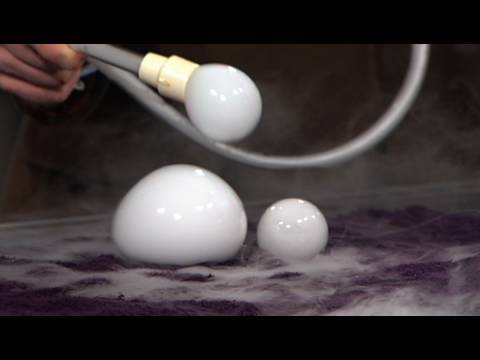
#> input picture test-images/still2.jpg, 480 x 360 px
$ python Trial1.py
#> lines starting #> are read from the running program, lines starting #| are printed output that depends on the picture
# Hack. :)
import site; site.addsitedir("/usr/local/lib/python2.7/site-packages")

# Standard imports
import cv2;
import numpy as np;

# In case you need to check your python version
# print cv2.__version__;

# Read image
im = cv2.imread("test-images/still2.jpg", cv2.IMREAD_GRAYSCALE)
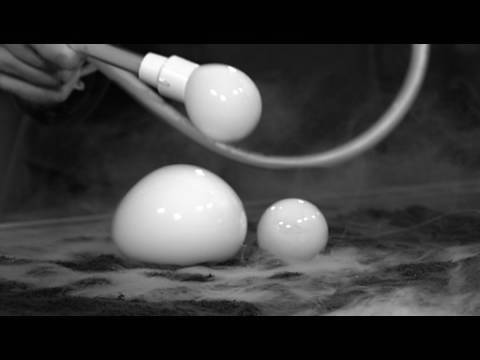
#> im: shape (360, 480); min 0, max 255, mean 60.1
im = cv2.bitwise_not(im)
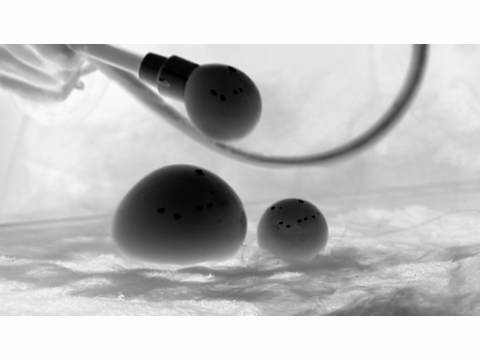
#> im: shape (360, 480); min 0, max 255, mean 194.9

# Setup SimpleBlobDetector parameters.
params = cv2.SimpleBlobDetector_Params()

params.maxThreshold = 200
params.minThreshold = 0

params.filterByArea = True
params.minArea = 150

params.filterByInertia = False
# params.minInertiaRatio = 0.5
#
params.filterByColor = False
params.minRepeatability = 0
params.filterByCircularity = False
# params.minCircularity = 0.85

# Set up the detector
detector = cv2.SimpleBlobDetector_create(params)

# Detect blobs.
#> (the run stopped early here; a loop or call above may not have finished)

$ run again, with test-images/still1.jpg copied over test-images/still2.jpg
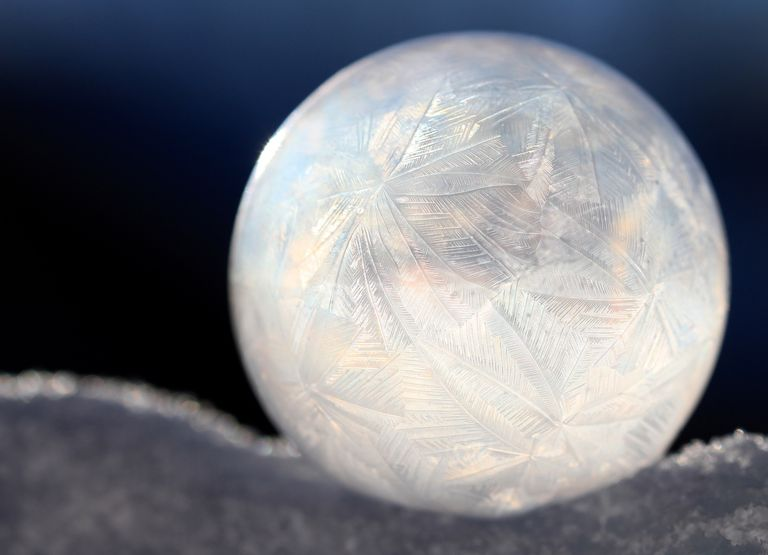
#> input picture test-images/still1.jpg, 768 x 555 px
#> `im = cv2.imread("test-images/still2.jpg", cv2.IMREAD_GRAYSCALE)`:
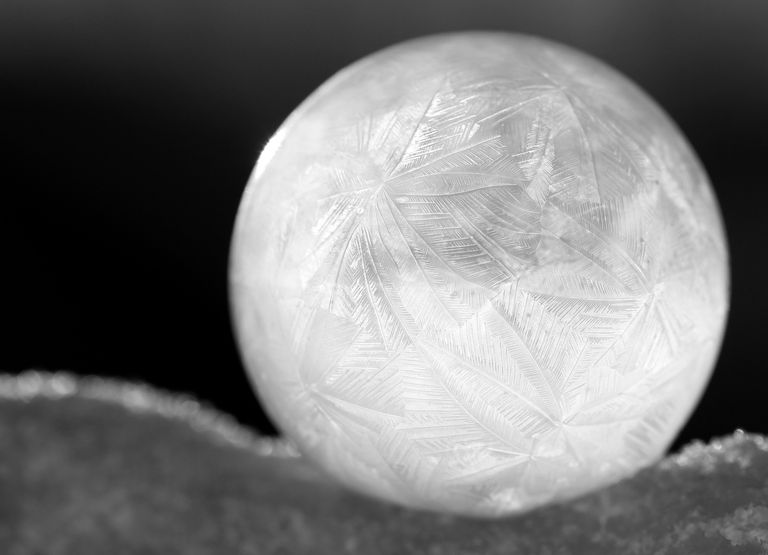
#> im: shape (555, 768); min 0, max 255, mean 118
#> `im = cv2.bitwise_not(im)`:
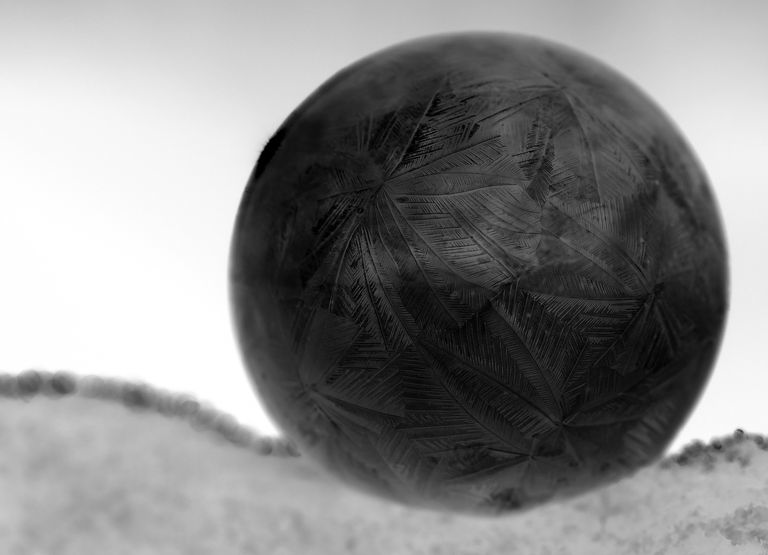
#> im: shape (555, 768); min 0, max 255, mean 137
